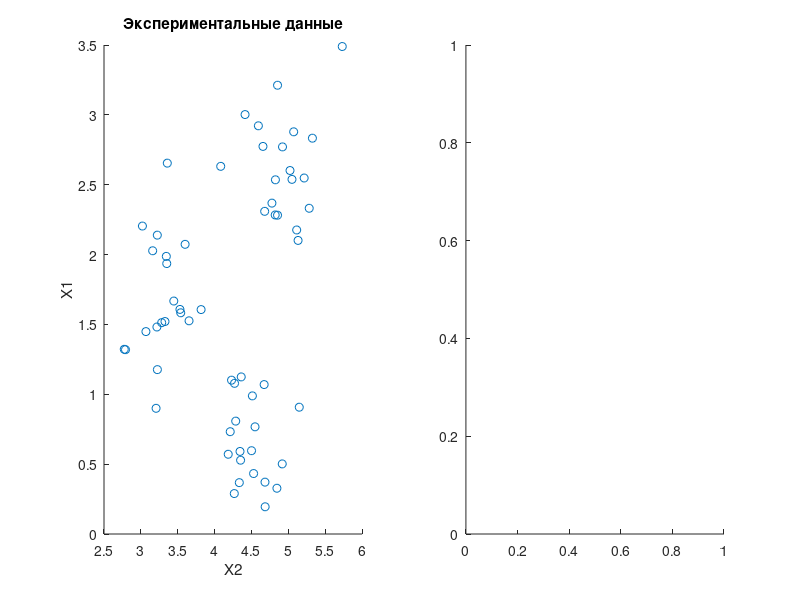

This figure's MATLAB source: (Note: this script raises an error after producing the figure.)
clc
close all
clear all

file = fopen('data11.txt');
X = fscanf(file, '%f', [2 inf])';
fclose(file);
% X(6:100,:) = []; % удалить строки с 6 по 100, то есть оставить первых 5
% X % тут это уже не нужно но интересный факт
x = X(:,1);
y = X(:,2);
N = size(X);
K = N(2); % =2
N = N(1); % =100

figure;
subplot(1,2,1); % первое число это на сколько строк разбивается координатная плоскость, 
% второе - на сколько столбцов, третье - в каком по счёту из образованных
% секторов расположить текущий график. Если не вызывать figure перед
% следующим графиком, а перед scatter (или например plot) вызвать subplot,
% второй график нарисуется в том же окне в другом секторе. Нумерация
% секторов идёт с первой строки слева направо, потом по второй строке слева направо и т.д.
scatter(x, y, 35); % 35 - размер
title('Экспериментальные данные');
xlabel('X2');
ylabel('X1');

k = 4; % визуаль кажется отбалды столько кластеров, выбрать надо визуально
C = zeros(k, K); % центры кластеров
for i = 1:k
    C(i,:) = X(i,:); % пока что просто переписали первые k значений исходных данных
end;

U = zeros(N, 2); % в матрице U находится [индекс кластера, расстояние от объекта до центра]
Q_pred = 1435; % значение функционала качества кластеризации на предыдущем шаге (изначально просто больше лучше)
eps = 0.0001435; % точность
m = 1; % номер итерации
clust_rad = zeros(1, k); % массив радиусов каждого из кластеров

while (true) % // мы не намерены завершаться
    R = zeros(1, k); % для каждого из объектов (одного на данной итерации, потом обнуляется и снова)
    for i = 1:N % расчёт расстояний до центров кластеров, заполнение матрицы U
        for n = 1:k
        R(n) = pdist([X(i,:); C(n,:)], 'euclidean'); % расстояние i-го объекта до каждого из центров
        end 
        
        [zatychka, n] = min(R); % записать в n номер ближайшего центра кластера, 
        % затычка просто потому что я не нашёл функции отдельно для нахождения исключительно индекса
        U(i,1) = n; % до какого центра минимальное расстояние i-го объекта, к тому и относить его
        U(i,2) = R(n); % само расстояние до центра
    end
    
    
    % качеством является сумма внутрикластерных расстояний между объектами
    % тебе для 1-го варианта достаточно использовать Q_m = Q_m + U(Obj(i),2); в цикле от 1 до s без последующих хехов
    Q_m = 0; % качество кластеризации на текущем шаге для p-го кластера
    QQ = 0; % качество кластеризации на текущем шаге суммарное
    for p = 1:k % для кажого из кластеров
        Obj = find(U(:,1)==p); % какие из объектов относятся к p-му кластеру (их порядковый номер)
        s = length(Obj); % сколько таких относится
        singl_clust = zeros(1, s);
        X_clust = zeros(s, 2);
        for i = 1:s % цикл по всем элементам p-го кластера
            singl_clust(i) = U(Obj(i), 2); % расстояние до центра i-го кластера
            X_clust(i,:) = X(Obj(i),:); % переписать в новую матрицу только те объекты которые в p-ом кластере 
        end;
        xex = pdist(X_clust); % euclidean по умолчанию, расстояние между точками кластера
        Q_m = sum(xex); % сумма расстояний
        clust_rad(p) = max(singl_clust); % радиус кластера это максимальное расстояние от центра до какого-либо его объекта
        QQ = QQ + Q_m;
    end;
    
    % если на двух соседних шагах качество кластеризации почти не изменилось значит дальнейший пересчёт нецелесообразен
    if abs(QQ - Q_pred) <= eps
        break;
    else % если заданное качество не достигнуто, то пересчитываем центры как среднее по каждому признаку
        for l = 1:k % по каждому кластеру
             Obj = find(U(:,1)==l); % какие из объектов относятся к l-му кластеру
             s = length(Obj); % сколько таких относится
             for j = 1:K % по каждому признаку, то есть среднее по иксам и среднее по игрекам
                summa = 0;
                for i = 1:s 
                    summa = summa + X(Obj(i), j);
                end;
                C(l,j) = summa/s; % среднее
             end;
        end;
        Q_pred = QQ; % изменяем качество кластеризации
        m = m + 1; % итерации
    end;
end;

% отображение найденных кластеров и центров
subplot(1,2,2);
gscatter(x, y, U(:,1), '', '.', 15);
hold on;
t = 0:(pi/180):2*pi;
for i = 1:k % oval
  x = clust_rad(i)*cos(t) + C(i,1);
  y = clust_rad(i)*sin(t) + C(i,2);
  plot(x, y, 'k');
end;
scatter(C(:,1), C(:,2), 20, 'k', 'filled'); % центры
title('Найденные кластеры и их центры');
xlabel('X2');
ylabel('X1');
